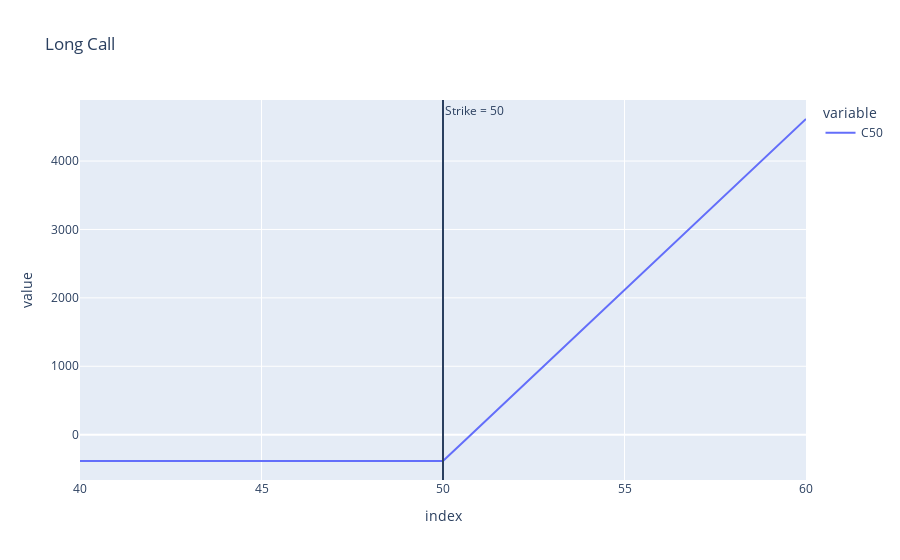

Notebook source saved alongside this figure:
### Markdown cell above
- Notice the *green* line and how your losses are protected if the stock price drops below $\$50.00$, however, your breakeven point is actually at $\$48.15$ because you paid $\$1.85$ for the put premium.

- The *green* line is also known as a synthetic **long call with strike equal to 50**. This syntetic long call is priced at $\$0.77$. Why?

    - Because:

    \begin{align}
    C_o = P_o + S_o - K
    \end{align}

### Code cell
c50 = pd.Series((np.maximum(states - 50,0)-0.77)*500,name = 'C50',index = states)
longcallfig = px.line(c50,title=  'Long Call')
longcallfig.add_vline(x = 50,annotation=dict(text = 'Strike = 50'))

### Figure 1 — Plotly figure (JSON) as saved in the notebook; plotly's stock layout.template omitted (floating-point values rounded to 4 significant figures)
{"data": [{"hovertemplate": "variable=C50<br>index=%{x}<br>value=%{y}<extra></extra>", "legendgroup": "C50", "line": {"color": "#636efa", "dash": "solid"}, "marker": {"symbol": "circle"}, "mode": "lines", "name": "C50", "orientation": "v", "showlegend": true, "type": "scatter", "x": [40, 40.67, 41.33, 42, 42.67, 43.33, 44, 44.67, 45.33, 46, 46.67, 47.33, 48, 48.67, 49.33, 50, 50.67, 51.33, 52, 52.67, 53.33, 54, 54.67, 55.33, 56, 56.67, 57.33, 58, 58.67, 59.33, 60], "xaxis": "x", "y": [-385, -385, -385, -385, -385, -385, -385, -385, -385, -385, -385, -385, -385, -385, -385, -385, -51.67, 281.7, 615, 948.3, 1282.0, 1615, 1948.0, 2282.0, 2615, 2948.0, 3282.0, 3615, 3948.0, 4282.0, 4615], "yaxis": "y"}], "layout": {"annotations": [{"showarrow": false, "text": "Strike = 50", "x": 50, "xanchor": "left", "xref": "x", "y": 1, "yanchor": "top", "yref": "y domain"}], "legend": {"title": {"text": "variable"}, "tracegroupgap": 0}, "shapes": [{"type": "line", "x0": 50, "x1": 50, "xref": "x", "y0": 0, "y1": 1, "yref": "y domain"}], "title": {"text": "Long Call"}, "xaxis": {"anchor": "y", "domain": [0, 1], "title": {"text": "index"}}, "yaxis": {"anchor": "x", "domain": [0, 1], "title": {"text": "value"}}}}
